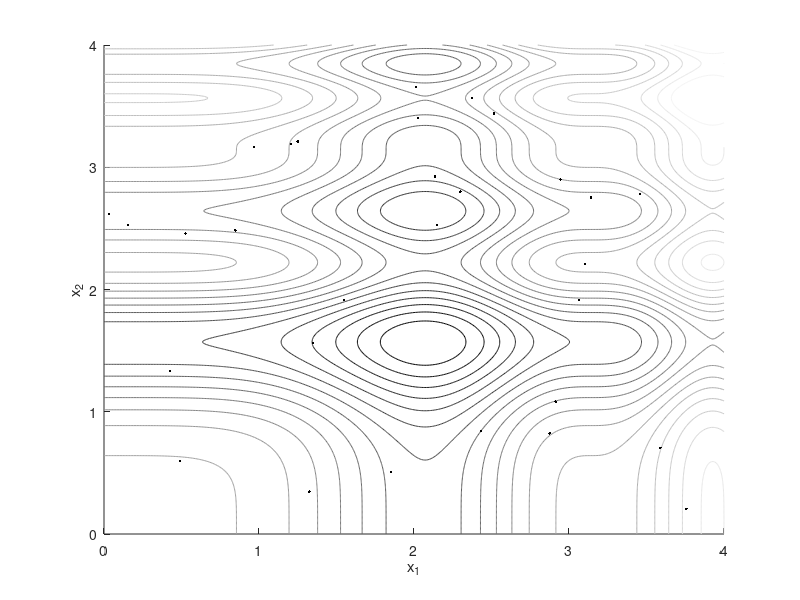
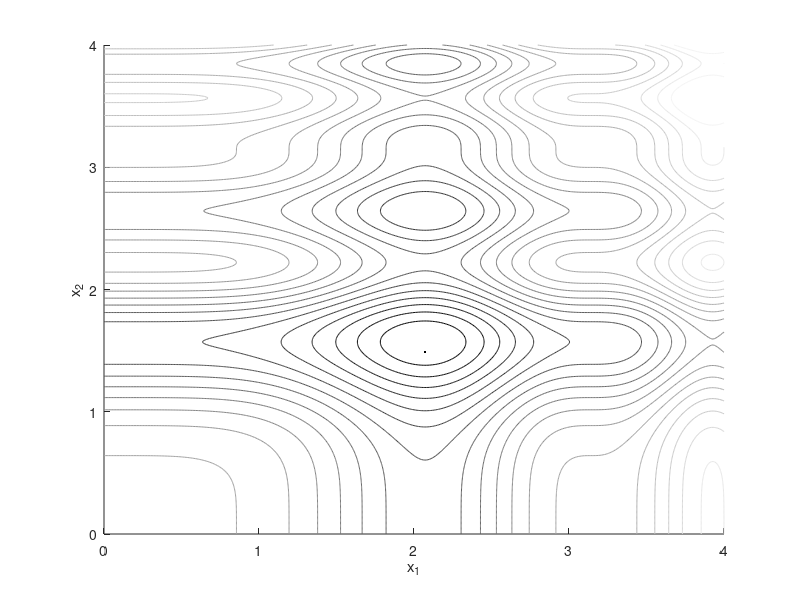
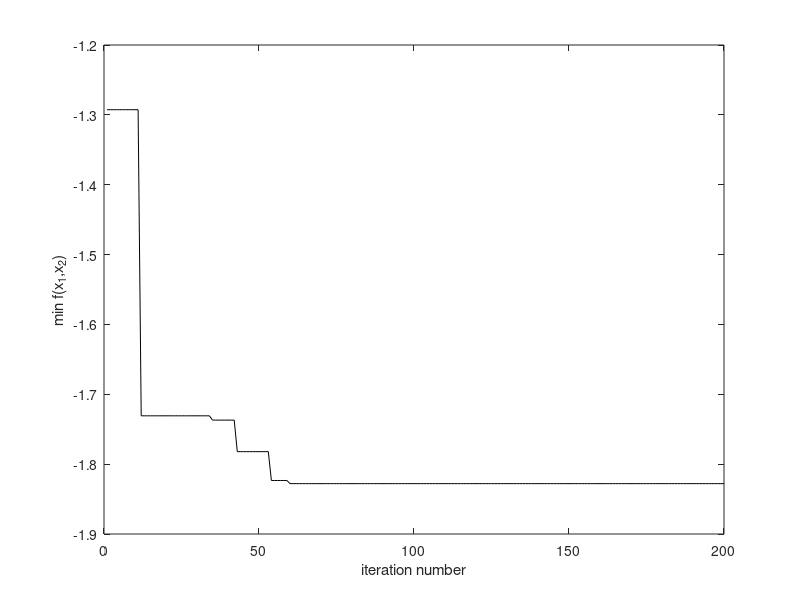

Write the MATLAB code that produced these figures, in order.
% A code for Artificial Bees colony optimization algorithms 
% writen by Faramarz Faghihi

clear all

lower_bound = 0;  % lower bound of design variables
higher_bound = 4; % higher bound of design variables

x = [lower_bound:0.01:higher_bound];
y = [lower_bound:0.01:higher_bound];
for i=1:length(x)
    for j=1:length(y)
        f(i,j) = -sin(y(j))*sin(y(j)^2/pi)^2-sin(x(i))*sin(2*x(i)^2/pi)^2;
    end
end

figure(1);clf;hold on
contour(x,y,f,20)
xlabel('x_1')
ylabel('x_2')

axis([lower_bound higher_bound lower_bound higher_bound])
colormap(gray)

figure(2);clf;hold on
contour(x,y,f,20)
xlabel('x_1')
ylabel('x_2')

axis([lower_bound higher_bound lower_bound higher_bound])
colormap(gray)

SN = 30; % number of bees in colony
n = 2;   % number of varibles of the optimization problem
a = .1;

% initialization
x = lower_bound+(higher_bound-lower_bound)*rand(n,SN);

figure(1)
plot(x(1,:),x(2,:),'k.')

lim = 10;

for k=1:200
    
    % setting the position of employed bees
    for z=1:SN
        Temp1 = ceil(SN*rand);
        v(1,z) = x(1,z)+(-a+2*a*rand).*(x(1,z)-x(1,ceil(SN*rand)));
        while Temp1==z
            Temp1 = ceil(SN*rand);
            v(1,z) = x(1,z)+(-a+2*a*rand).*(x(1,z)-x(1,ceil(SN*rand)));
        end
        
        Temp1 = ceil(SN*rand);
        v(2,z) = x(2,z)+(-a+2*a*rand).*(x(2,z)-x(2,ceil(SN*rand)));
        while Temp1==z
            Temp1 = ceil(SN*rand);
            v(2,z) = x(2,z)+(-a+2*a*rand).*(x(2,z)-x(2,ceil(SN*rand)));
        end
    end
    
    % calclower_boundation of the fitness function
    Temp11 = -sin(v(1,:)).*sin(v(1,:).^2/pi).^2-sin(v(2,:)).*sin(2*v(2,:).^2/pi).^2;
   
    % onlooker bees
    for z=1:length(Temp11)
        if Temp11(z)>=0
            fitness(z) = 1/(1+Temp11(z));
        else
            fitness(z) = 1+abs(Temp11(z));
        end
    end
    
    pm = fitness/sum(fitness);
    
    % saving the best reslower_boundts obtained so far
    fbest(k) = min(-sin(x(1,:)).*sin(x(1,:).^2/pi).^2-sin(x(2,:)).*sin(2*x(2,:).^2/pi).^2);
    
    % calclower_boundation of the best solution obtained so far
    if fbest(k)<=min(fbest)
        x_best = v(:,find(fitness==max(fitness),1));
    else
        fbest(k) = min(fbest);
    end
    
    % implementation of the rolower_boundette-wheel
    for z = 1:SN 
        s = 0;
        Temp1 = rand;
        count = 0;
        while s<Temp1
            s = s+pm(count+1);
            count = count+1;
        end
        x(:,z) = v(:,count); %assignment of the new positions
    end
    
    % check if the bees find better solutions or not. If not, they sholower_boundd be
    % changed to scout bees
    if k>lim && all(diff(fbest(end-lim:end)))==0
        x = lower_bound+(higher_bound-lower_bound)*rand(n,SN);
    end
end

figure(2)
plot(x_best(1),x_best(2),'k.')

figure(3)
plot(fbest,'k')
xlabel('iteration number')
ylabel('min f(x_1,x_2)')

x_best
